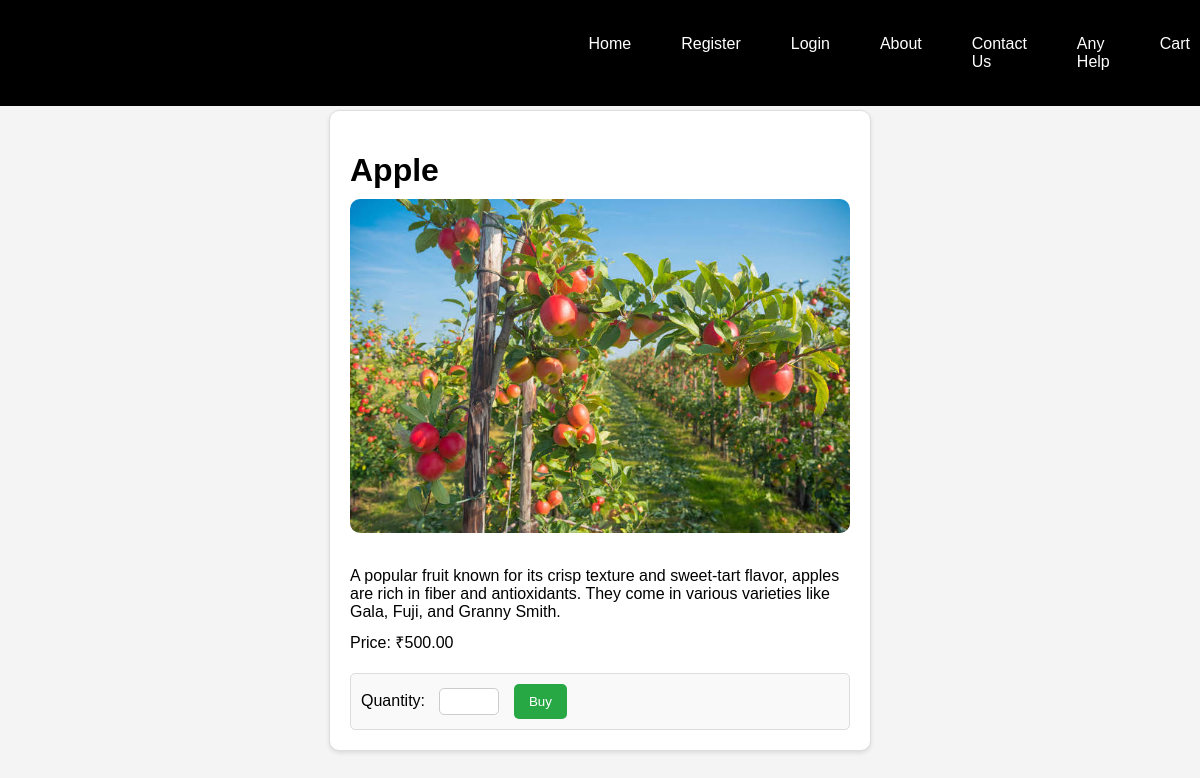
Screenshot of /crop/9/ with the database file from the repository.
### dashboard/models.py (models this page shows, shortened)
class Crop(models.Model):
    name = models.CharField(max_length=100)
    image = models.ImageField(upload_to='crops/')
    description = models.TextField()
    price = models.DecimalField(max_digits=10, decimal_places=2)
    stock_quantity = models.PositiveIntegerField()

### dashboard/views.py (the view)
# urls.py: path('crop/<int:crop_id>/', views.crop_detail, name='crop_detail'),
def crop_detail(request, crop_id):
    crop = get_object_or_404(Crop, pk=crop_id)
    return render(request, 'crop_detail.html', {'crop': crop})

### dashboard/templates/crop_detail.html (shortened to what this page needs)
<!DOCTYPE html>
<html lang="en">
<head>
    {% load static %}
</head>
<body>
    <nav class="navbar">
        <div class="menu">
            <a href="{% url 'home' %}">Home</a>
            {% if not user.is_authenticated %}
            <a href="{% url 'register' %}">Register</a>
        {% endif %}
        {% if user.is_authenticated %}
            <a href="{% url 'my_account' %}">{{ user.username }}</a>
        {% else %}
            <a href="{% url 'login' %}">Login</a>
        {% endif %}
            <a href="{% url 'about' %}">About</a>
            <a href="{% url 'contact_us' %}">Contact Us</a>
            <a href="{% url 'chatbot' %}">Any Help</a>
            <a href="{% url 'view_cart' %}" class="cart-link">Cart
            </a>
        </div>
    </nav><br><br><br><br><br>
    <div class="container">
        <h1>{{ crop.name }}</h1>
        <img src="{{ crop.image.url }}" alt="{{ crop.name }}">
        <p>{{ crop.description }}</p>
        <p>Price: ₹{{ crop.price }}</p>
        <form method="POST" action="{% url 'purchase_crop' crop.id %}">
            <label for="quantity">Quantity:</label>
            <input type="number" name="quantity" min="1" max="{{ crop.stock_quantity }}" required>
            <button type="submit" class="btn">Buy</button>
        </form>
    </div>
</body>
</html>

### dashboard/templates/crop_detail.html (style rules this page uses)
body { margin: 0; padding: 0; font-family: Arial, sans-serif; background-color: #f4f4f4; }
.navbar { display: flex; justify-content: right; align-items: center; background-color: rgb(0, 0, 0); padding: 15px; width: 100%; position: fixed; top: 0; z-index: 1; }
.menu { display: flex; gap: 20px; background-color: #000; padding: 10px; border-radius: 5px; }
.menu a { text-decoration: none; color: #fff; padding: 10px 15px; border-radius: 5px; transition: background-color 0.3s ease; }
.container { max-width: 500px; margin: 20px auto; padding: 20px; border: 1px solid #ddd; border-radius: 10px; box-shadow: 0 2px 4px rgba(0, 0, 0, 0.1); background-color: #fff; }
h1 { font-size: 2em; margin-bottom: 10px; }
img { max-width: 100%; height: auto; border-radius: 10px; margin-bottom: 20px; }
p { margin: 10px 0; }
form { margin-top: 20px; padding: 10px; border: 1px solid #ddd; border-radius: 5px; background-color: #f9f9f9; }
label { margin-right: 10px; }
input[type="number"] { padding: 5px; border: 1px solid #ccc; border-radius: 5px; margin-right: 10px; }
.btn { padding: 10px 15px; background-color: #28a745; color: white; border: none; border-radius: 5px; cursor: pointer; transition: background-color 0.3s ease; }

### rows the page displays
Crop: name "Apple", image (picture), description "A popular fruit known for its crisp texture and sweet-tart flavor, apples are rich in fiber and antioxidants. They come in various varieties like Gala, Fuji, and Granny Smith.", price "500.00"
